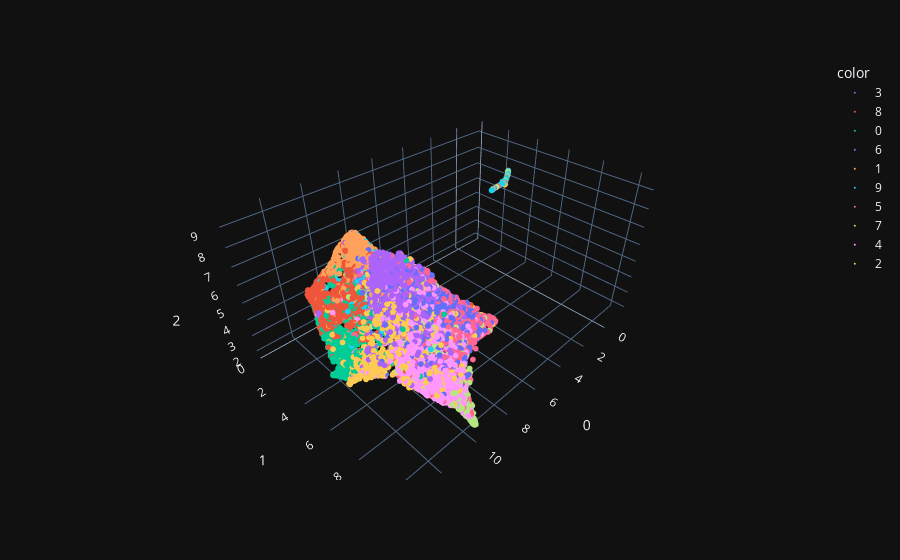

Here is the notebook cell this chart was saved with:
### Code cell
fig_3d = px.scatter_3d(
    proj_3d, x=0, y=1, z=2,
color = df.classNames,template="plotly_dark"
)
fig_3d.update_traces(marker_size=2)

fig_3d.show()

### Figure 1 — Plotly figure (JSON) as saved in the notebook; plotly's stock layout.template omitted (floating-point values rounded to 4 significant figures; data arrays with more than 128 entries replaced by an {"elided": "..."} marker saying what was removed)
{"data": [{"hovertemplate": "color=3<br>0=%{x}<br>1=%{y}<br>2=%{z}<extra></extra>", "legendgroup": "3", "marker": {"color": "#636efa", "size": 2, "symbol": "circle"}, "mode": "markers", "name": "3", "scene": "scene", "showlegend": true, "type": "scatter3d", "x": {"elided": "1000 float values"}, "y": {"elided": "1000 float values"}, "z": {"elided": "1000 float values"}}, {"hovertemplate": "color=8<br>0=%{x}<br>1=%{y}<br>2=%{z}<extra></extra>", "legendgroup": "8", "marker": {"color": "#EF553B", "size": 2, "symbol": "circle"}, "mode": "markers", "name": "8", "scene": "scene", "showlegend": true, "type": "scatter3d", "x": {"elided": "1000 float values"}, "y": {"elided": "1000 float values"}, "z": {"elided": "1000 float values"}}, {"hovertemplate": "color=0<br>0=%{x}<br>1=%{y}<br>2=%{z}<extra></extra>", "legendgroup": "0", "marker": {"color": "#00cc96", "size": 2, "symbol": "circle"}, "mode": "markers", "name": "0", "scene": "scene", "showlegend": true, "type": "scatter3d", "x": {"elided": "1000 float values"}, "y": {"elided": "1000 float values"}, "z": {"elided": "1000 float values"}}, {"hovertemplate": "color=6<br>0=%{x}<br>1=%{y}<br>2=%{z}<extra></extra>", "legendgroup": "6", "marker": {"color": "#ab63fa", "size": 2, "symbol": "circle"}, "mode": "markers", "name": "6", "scene": "scene", "showlegend": true, "type": "scatter3d", "x": {"elided": "1000 float values"}, "y": {"elided": "1000 float values"}, "z": {"elided": "1000 float values"}}, {"hovertemplate": "color=1<br>0=%{x}<br>1=%{y}<br>2=%{z}<extra></extra>", "legendgroup": "1", "marker": {"color": "#FFA15A", "size": 2, "symbol": "circle"}, "mode": "markers", "name": "1", "scene": "scene", "showlegend": true, "type": "scatter3d", "x": {"elided": "1000 float values"}, "y": {"elided": "1000 float values"}, "z": {"elided": "1000 float values"}}, {"hovertemplate": "color=9<br>0=%{x}<br>1=%{y}<br>2=%{z}<extra></extra>", "legendgroup": "9", "marker": {"color": "#19d3f3", "size": 2, "symbol": "circle"}, "mode": "markers", "name": "9", "scene": "scene", "showlegend": true, "type": "scatter3d", "x": {"elided": "1000 float values"}, "y": {"elided": "1000 float values"}, "z": {"elided": "1000 float values"}}, {"hovertemplate": "color=5<br>0=%{x}<br>1=%{y}<br>2=%{z}<extra></extra>", "legendgroup": "5", "marker": {"color": "#FF6692", "size": 2, "symbol": "circle"}, "mode": "markers", "name": "5", "scene": "scene", "showlegend": true, "type": "scatter3d", "x": {"elided": "1000 float values"}, "y": {"elided": "1000 float values"}, "z": {"elided": "1000 float values"}}, {"hovertemplate": "color=7<br>0=%{x}<br>1=%{y}<br>2=%{z}<extra></extra>", "legendgroup": "7", "marker": {"color": "#B6E880", "size": 2, "symbol": "circle"}, "mode": "markers", "name": "7", "scene": "scene", "showlegend": true, "type": "scatter3d", "x": {"elided": "1000 float values"}, "y": {"elided": "1000 float values"}, "z": {"elided": "1000 float values"}}, {"hovertemplate": "color=4<br>0=%{x}<br>1=%{y}<br>2=%{z}<extra></extra>", "legendgroup": "4", "marker": {"color": "#FF97FF", "size": 2, "symbol": "circle"}, "mode": "markers", "name": "4", "scene": "scene", "showlegend": true, "type": "scatter3d", "x": {"elided": "1000 float values"}, "y": {"elided": "1000 float values"}, "z": {"elided": "1000 float values"}}, {"hovertemplate": "color=2<br>0=%{x}<br>1=%{y}<br>2=%{z}<extra></extra>", "legendgroup": "2", "marker": {"color": "#FECB52", "size": 2, "symbol": "circle"}, "mode": "markers", "name": "2", "scene": "scene", "showlegend": true, "type": "scatter3d", "x": {"elided": "1000 float values"}, "y": {"elided": "1000 float values"}, "z": {"elided": "1000 float values"}}], "layout": {"legend": {"title": {"text": "color"}, "tracegroupgap": 0}, "margin": {"t": 60}, "scene": {"domain": {"x": [0, 1], "y": [0, 1]}, "xaxis": {"title": {"text": "0"}}, "yaxis": {"title": {"text": "1"}}, "zaxis": {"title": {"text": "2"}}}}}
